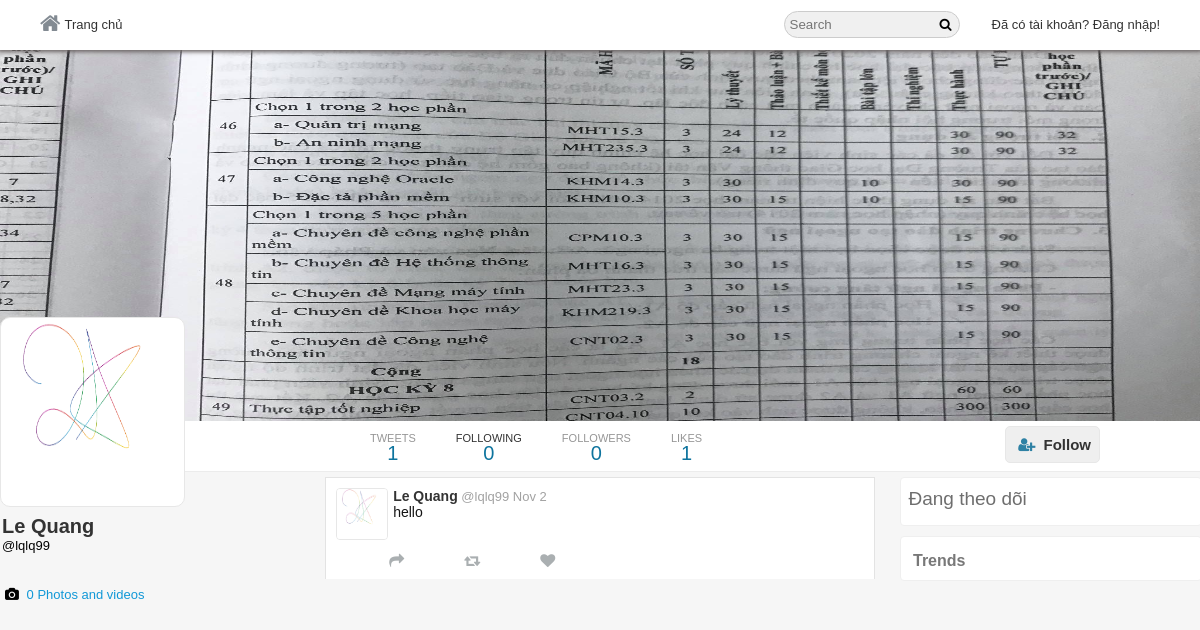
The page /profile.php?username=lqlq99 on the database its author committed.
### tables this page shows
CREATE TABLE `users` (
  `user_id` int(11) NOT NULL,
  `username` varchar(40) NOT NULL,
  `email` varchar(255) NOT NULL,
  `password` varchar(32) NOT NULL,
  `screenName` varchar(40) NOT NULL,
  `profileImage` varchar(255) NOT NULL,
  `profileCover` varchar(255) NOT NULL,
  `following` int(11) NOT NULL,
  `followers` int(11) NOT NULL,
  `bio` varchar(140) NOT NULL,
  `country` varchar(255) NOT NULL,
  `website` varchar(255) NOT NULL
);

CREATE TABLE `tweets` (
  `tweetID` int(11) NOT NULL,
  `status` varchar(140) NOT NULL,
  `tweetBy` int(11) NOT NULL,
  `retweetID` int(11) NOT NULL,
  `retweetBy` int(11) NOT NULL,
  `tweetImage` varchar(255) NOT NULL,
  `likesCount` int(11) NOT NULL,
  `retweetCount` int(11) NOT NULL,
  `postedOn` datetime NOT NULL,
  `retweetMsg` varchar(140) NOT NULL
);

### core/init.php (called while the page is built, shortened)
<?php
	include 'database/connection.php';
	include 'classes/user.php';
	include 'classes/tweet.php';
	include 'classes/follow.php';
  	global $pdo;
  	$getFromU = new User($pdo);
  	$getFromT = new Tweet($pdo);
    $getFromF = new Follow($pdo);
 ?>

### core/classes/user.php (called while the page is built, shortened)
	<?php
class User{
	protected $pdo;
 	public function __construct($pdo){
	    $this->pdo = $pdo;
	}
	public function checkInput($data){
		$data = htmlspecialchars($data);
		$data = trim($data);
		$data = stripcslashes($data);
		return $data;
	}
	public function userData($user_id){
		$stmt = $this->pdo->prepare('SELECT * FROM `users` WHERE `user_id` = :user_id');
		$stmt->bindParam(':user_id', $user_id, PDO::PARAM_INT);
		$stmt->execute();
		return $stmt->fetch(PDO::FETCH_OBJ);
	}
	public function loggedIn(){
		return (isset($_SESSION['user_id'])) ? true : false;
	}
	public function userIdbyUsername($username){
		$stmt = $this->pdo->prepare("SELECT `user_id` FROM `users` WHERE (`username`  = :username)");
		$stmt->bindParam("username", $username, PDO::PARAM_STR);
		$stmt->execute();
	    $user = $stmt->fetch(PDO::FETCH_OBJ);
	    return $user->user_id;
	}
	public function timeAgo($datetime){
		$time    = strtotime($datetime);
 		$current = time();
 		$seconds = $current - $time;
 		$minutes = round($seconds / 60);
		$hours   = round($seconds / 3600);
		$months  = round($seconds / 2600640);
		if($seconds <= 60){
			if($seconds == 0){
				return 'now';
			}else{
				return $seconds.'s';
			}
		}else if($minutes <= 60){
			return $minutes.'m';
		}else if($hours <= 24){
			return $hours.'h';
		}else if($months <= 12){
			return date('M j', $time);
		}else{
			return date('j M Y', $time);
		}
	}
}
?>

### profile.php (the view, shortened to what this page needs)
<?php
include 'core/init.php';
 if (isset($_GET['username']) === true && empty($_GET['username']) === false) {
  $username = $getFromU->checkInput($_GET['username']);
  $profileId = $getFromU->userIdByUsername($username);
  $profileData = $getFromU->userData($profileId);
  $user_id = @$_SESSION['user_id'];
  $user = $getFromU->userData($user_id);
}
?>
<!doctype html>
<html>
	<head>
  	<link rel="stylesheet" href="https://cdnjs.cloudflare.com/ajax/libs/font-awesome/4.6.3/css/font-awesome.css"/>
  	<link rel="stylesheet" href="<?php echo BASE_URL; ?>assets/css/style-complete.css"/>
    </head>
<body>
<div class="wrapper">
<div class="header-wrapper">
	<div class="nav-container">
    	<div class="nav">
		<div class="nav-left">
			<ul>
				 <li><a href="<?php echo BASE_URL; ?>home.php"><i class="fa fa-home" aria-hidden="true"></i>Trang chủ</a></li>
			</ul>
		</div>
		<div class="nav-right">
			<ul>
				<li><input type="text" placeholder="Search" class="search"/><i class="fa fa-search" aria-hidden="true"></i>
				</li>
        <?php if($getFromU->loggedIn() === true){ ?>
				<li class="hover"><label class="drop-label" for="drop-wrap1"><img src="<?php echo BASE_URL.$user->profileImage; ?>"/></label>
				<input type="checkbox" id="drop-wrap1">
				<div class="drop-wrap">
					<div class="drop-inner">
						<ul>
							<li><a href="<?php echo BASE_URL.$user->username; ?>"><?php echo $user->username; ?></a></li>
							<li><a href="<?php echo BASE_URL; ?>settings/account">Settings</a></li>
							<li><a href="<?php echo BASE_URL; ?>includes/logout.php">Log out</a></li>
						</ul>
					</div>
				</div>
				</li>
				<li><label for="pop-up-tweet" class="addTweetBtn">Tweet</label></li>
      <?php }else{
        echo '<li><a href="'.BASE_URL.'index.php">Đã có tài khoản? Đăng nhập!</a></li>';
      } ?>
      </ul>
		</div>
	</div>
	</div>
</div>
<div class="profile-cover-wrap">
<div class="profile-cover-inner">
	<div class="profile-cover-img">
		<img src="<?php echo BASE_URL.$profileData->profileCover; ?>"/>
	</div>
</div>
<div class="profile-nav">
 <div class="profile-navigation">
	<ul>
		<li>
		<div class="n-head">
			TWEETS
		</div>
		<div class="n-bottom">
		  <?php $getFromT->countTweets($profileId); ?>
		</div>
		</li>
		<li>
			<a href="<?php echo BASE_URL.$profileData->username; ?>/following">
				<div class="n-head">
					<a href="<?php echo BASE_URL.$profileData->username; ?>/following">FOLLOWING</a>
				</div>
				<div class="n-bottom">
					<span class="count-following"><?php echo $profileData->following; ?></span>
				</div>
			</a>
		</li>
		<li>
		 <a href="<?php echo BASE_URL.$profileData->username; ?>/followers">
				<div class="n-head">
					FOLLOWERS
				</div>
				<div class="n-bottom">
					<span class="count-followers"><?php echo $profileData->followers; ?></span>
				</div>
			</a>
		</li>
		<li>
			<a href="#">
				<div class="n-head">
					LIKES
				</div>
				<div class="n-bottom">
					<?php $getFromT->countLikes($profileId); ?>
				</div>
			</a>
		</li>
	</ul>
	<div class="edit-button">
		<span>
			<?php echo $getFromF->followBtn($profileId, $user_id, $profileData->user_id); ?>
 		</span>
	</div>
    </div>
</div>
</div>
<div class="in-wrapper">
 <div class="in-full-wrap">
   <div class="in-left">
     <div class="in-left-wrap">
	<div class="profile-info-wrap">
	 <div class="profile-info-inner">
		<div class="profile-img">
			<img src="<?php echo BASE_URL.$profileData->profileImage; ?>"/>
		</div>
		<div class="profile-name-wrap">
			<div class="profile-name">
				<a href="<?php echo BASE_URL.$profileData->username; ?>"><?php echo $profileData->screenName; ?></a>
			</div>
			<div class="profile-tname">
				@<span class="username"><?php echo $profileData->username; ?></span>
			</div>
		</div>
<div class="profile-extra-info">
</div>
<div class="profile-extra-footer">
	<div class="profile-extra-footer-head">
		<div class="profile-extra-info">
			<ul>
				<li>
					<div class="profile-ex-location-i">
						<i class="fa fa-camera" aria-hidden="true"></i>
					</div>
					<div class="profile-ex-location">
						<a href="#">0 Photos and videos </a>
					</div>
				</li>
			</ul>
		</div>
	</div>
</div>
	 </div>
	</div>
	</div>
  </div>
<div class="in-center">
	<div class="in-center-wrap">
  <?php
  $tweets = $getFromT->getUserTweets($profileId);
  foreach ($tweets as $tweet) {
    $likes   = $getFromT->likes($user_id, $tweet->tweetID);
    $retweet = $getFromT->checkRetweet($tweet->tweetID, $user_id);
    $user    = $getFromU->userData($tweet->retweetBy);
    echo '<div class="all-tweet">
		    <div class="t-show-wrap">
		     <div class="t-show-inner">
		     '.(((isset($retweet['retweetID'])) ? $retweet['retweetID'] === $tweet->retweetID OR $tweet->retweetID > 0 : '') ? '
		          <span><i class="fa fa-retweet" aria-hidden="true"></i></span><span>'.$user->screenName.' Retweeted</span>
		      </div>'
		      : '').'
		      '.(((isset($retweet['tweetID'])) ? !empty($tweet->retweetMsg) && $tweet->tweetID === $retweet['tweetID'] or $tweet->retweetID > 0 : '') ? '<div class="t-show-head">
		      <div class="t-show-popup" data-tweet="'.$tweet->tweetID.'">
		          <img src="'.BASE_URL.$user->profileImage.'"/>
		            <span><a href="'.BASE_URL.$user->username.'">'.$user->screenName.'</a></span>
		            <span>@'.$user->username.'</span>
		            <span>'.$getFromU->timeAgo($tweet->postedOn).'</span>
		            '.$getFromT->getTweetLinks($tweet->retweetMsg).'
		          '.((!empty($tweet->tweetImage)) ? '
		              <img src="'.BASE_URL.$tweet->tweetImage.'" class="imagePopup" data-tweet="'.$tweet->tweetID.'"/>
		            </div>' : '').'
		                <span><a href="'.BASE_URL.$tweet->username.'">'.$tweet->screenName.'</a></span>
		                <span>@'.$tweet->username.'</span>
		                <span>'.$getFromU->timeAgo($tweet->postedOn).'</span>
		                '.$getFromT->getTweetLinks($tweet->status).'
		      </div>' : '
		      <div class="t-show-popup" data-tweet="'.$tweet->tweetID.'">
		        <div class="t-show-head">
		          <div class="t-show-img">
		            <img src="'.BASE_URL.$tweet->profileImage.'"/>
		          </div>
		          <div class="t-s-head-content">
		            <div class="t-h-c-name">
		              <span><a href="'.$tweet->username.'">'.$tweet->screenName.'</a></span>
		              <span>@'.$tweet->username.'</span>
		              <span>'.$getFromU->timeAgo($tweet->postedOn).'</span>
		            </div>
		            <div class="t-h-c-dis">
		              '.$getFromT->getTweetLinks($tweet->status).'
		            </div>
		          </div>
		        </div>'.
		        ((!empty($tweet->tweetImage)) ?
		         '
		                   <img src="'.BASE_URL.$tweet->tweetImage.'" class="imagePopup" data-tweet="'.$tweet->tweetID.'"/>
		        ' : '').'
		      </div>').'
		      <div class="t-show-footer">
		        <div class="t-s-f-right">
		          <ul>
		          '.(($getFromU->loggedIn() === true) ? '
		            <li>'.(((isset($retweet['retweetID'])) ? $tweet->tweetID === $retweet['retweetID'] OR $user_id == $retweet['retweetBy'] : '') ?
		            	''.$tweet->tweetID.''.$tweet->tweetBy.''.(($tweet->retweetCount > 0) ? $tweet->retweetCount : '').'' :
		            	''.$tweet->tweetID.''.$tweet->tweetBy.''.(($tweet->retweetCount > 0) ? $tweet->retweetCount : '').'').'
		            <li>'.(((isset($likes['likeOn'])) ? $likes['likeOn'] === $tweet->tweetID : '') ?
		            	''.$tweet->tweetID.''.$tweet->tweetBy.''.(($tweet->likesCount > 0) ? $tweet->likesCount : '' ).'' :
		            	''.$tweet->tweetID.''.$tweet->tweetBy.''.(($tweet->likesCount > 0) ? $tweet->likesCount : '' ).'').'
		            '.(($tweet->tweetBy === $user_id) ? '
			                <li><label class="deleteTweet" data-tweet="'.$tweet->tweetID.'">Xoá Tweet</label></li>
		              </li>' : '').'
		           ' : '<li><button><i class="fa fa-share" aria-hidden="true"></i></button></li>
		                <li><button><i class="fa fa-retweet" aria-hidden="true"></i></button></li>
		                <li><button><i class="fa fa-heart" aria-hidden="true"></i></button></li>
		            ').'
		          </ul>
		        </div>
		      </div>
		    </div>
		    </div>
		    </div>';
  }
  ?>
	</div>
</div>
<div class="in-right">
	<div class="in-right-wrap">
	    <?php $getFromF->whoToFollow($user_id, $profileId); ?>
   	   <?php $getFromT->trends(); ?>
	</div>
</div>
		</div>
	</div>
 </div>
</body>
</html>

### core/classes/tweet.php (shortened to what this page needs)
	<?php
class Tweet extends User{
 	public function __construct($pdo){
		$this->pdo = $pdo;
	}
	public function getUserTweets($user_id){
		$stmt = $this->pdo->prepare("SELECT * FROM `tweets` LEFT JOIN `users` ON `tweetBy` = `user_id` WHERE `tweetBy` = :user_id AND `retweetID` = '0' OR `retweetBy` = :user_id ORDER BY `tweetID` DESC");
		$stmt->bindParam(":user_id", $user_id, PDO::PARAM_INT);
		$stmt->execute();
		return $stmt->fetchAll(PDO::FETCH_OBJ);
	}
	public function getTweetLinks($tweet){
		$tweet = preg_replace("/(https?:\/\/)([\w]+.)([\w\.]+)/", "<a href='$0' target='_blink'>$0</a>", $tweet);
		$tweet = preg_replace("/#([\w]+)/", "<a href='http://localhost/logisc/hashtag/$1'>$0</a>", $tweet);
		$tweet = preg_replace("/@([\w]+)/", "<a href='http://localhost/logisc/$1'>$0</a>", $tweet);
		return $tweet;
	}
	public function countTweets($user_id){
		$stmt = $this->pdo->prepare("SELECT COUNT(`tweetID`) AS `totalTweets` FROM `tweets` WHERE `tweetBy` = :user_id AND `retweetID` = '0' OR `retweetBy` = :user_id");
		$stmt->bindParam(":user_id", $user_id, PDO::PARAM_INT);
		$stmt->execute();
		$count = $stmt->fetch(PDO::FETCH_OBJ);
		echo $count->totalTweets;
	}
	public function countLikes($user_id){
		$stmt = $this->pdo->prepare("SELECT COUNT(`likeID`) AS `totalLikes` FROM `likes` WHERE `likeBy` = :user_id");
		$stmt->bindParam(":user_id", $user_id, PDO::PARAM_INT);
		$stmt->execute();
		$count = $stmt->fetch(PDO::FETCH_OBJ);
		echo $count->totalLikes;
	}
	public function trends(){
		echo '<div class="trend-wrapper"><div class="trend-inner"><div class="trend-title"><h3>Trends</h3></div>';
		echo '</div></div>';
	}
}
?>

### core/classes/follow.php (shortened to what this page needs)
<?php
 class Follow extends User{
    public function __construct($pdo){
        $this->pdo = $pdo;
    }
	public function checkFollow($followerID, $user_id){
		$stmt = $this->pdo->prepare("SELECT * FROM `follow` WHERE `sender` = :user_id  AND `receiver` = :followerID");
		$stmt->bindParam(":user_id", $user_id, PDO::PARAM_INT);
		$stmt->bindParam(":followerID", $followerID, PDO::PARAM_INT);
		$stmt->execute();
		return $stmt->fetch(PDO::FETCH_ASSOC);
	}
	public function followBtn($profileID, $user_id, $followID){
		$data = $this->checkFollow($profileID, $user_id);
		if($this->loggedIn()===true){
			if($profileID != $user_id){
				if(isset($data['receiver']) && $data['receiver'] === $profileID){
					return "<button class='f-btn following-btn follow-btn' data-follow='".$profileID."' data-profile='".$followID."'>Following</button>";
				}else{
					return "<button class='f-btn follow-btn' data-follow='".$profileID."' data-profile='".$followID."'><i class='fa fa-user-plus'></i>Follow</button>";
				}
			}else{
				return "<button class='f-btn' onclick=location.href='".BASE_URL."profileEdit.php'>Edit Profile</button>";
			}
		}else{
			return "<button class='f-btn' onclick=location.href='".BASE_URL."index.php'><i class='fa fa-user-plus'></i>Follow</button>";
		}
	}
	public function whoToFollow($user_id, $profileID){
		echo '<div class="follow-wrap"><div class="follow-inner"><div class="follow-title"><h3>Đang theo dõi</h3></div>';
		echo '</div></div>';
	}
}
?>

### rows shown on the page
users: profileCover (picture), following "0", followers "0", profileImage (picture), screenName "Le Quang", username "lqlq99"
tweets: users.profileImage (picture), users.screenName "Le Quang", users.username "lqlq99", postedOn "Nov 2", status "hello"

### other values the page prints
$count->totalTweets "1"
$count->totalLikes "1"
